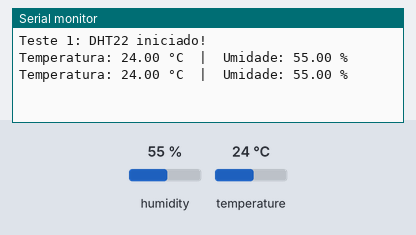
This sketch was run on a simulated Arduino Uno, built with avr-gcc and run on an emulated ATmega328P. On the bench: the last lines printed to the serial monitor. Inputs (shaded band) come from the test bench; at power-on: humidity 55 %, temperature 24 °C.

Above: at 5.8 s.
5.9 s: humidity set to 22 %
At 10.7 s:
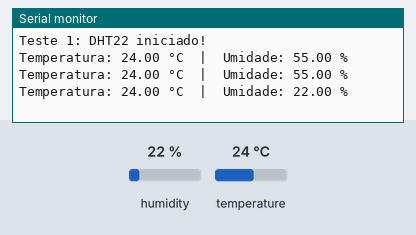
11.9 s: temperature set to 12 °C
At 16.0 s:
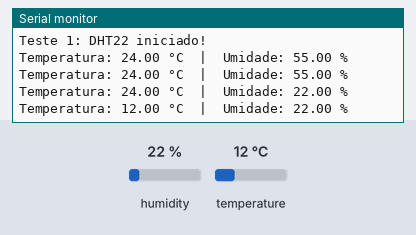
17.9 s: humidity set to 40 %
At 21.2 s:
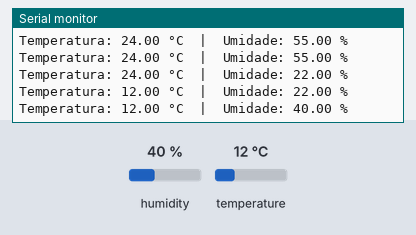
Timing chart, 0 to 22.7 s (numbered marks = the images above; inputs shaded):
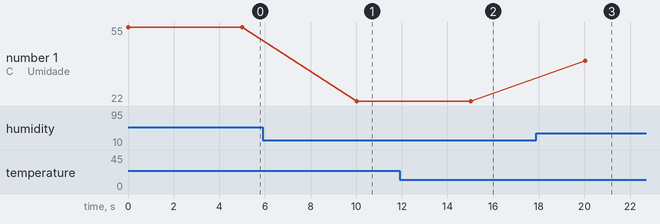

Measured:
- after the input at 5.9 s, the serial monitor: prints a new line after 4.1 s (image 1)
- after the input at 11.9 s, the serial monitor: prints a new line after 3.1 s (image 2)
- after the input at 17.9 s, the serial monitor: prints a new line after 2.1 s (image 3)
- plotted number 1: 55 → 22 after the input at 5.9 s, 22 → 40 after the input at 17.9 s

The sketch:

dht_22.ino
```cpp
#include <DHT.h>

#define DHTPIN 2
#define DHTTYPE DHT22

DHT dht(DHTPIN, DHTTYPE);

void setup() {
  Serial.begin(115200);
  dht.begin();
  Serial.println("Teste 1: DHT22 iniciado!");
}

void loop() {
  float temp = dht.readTemperature();
  float umid = dht.readHumidity();

  if (isnan(temp) || isnan(umid)) {
    Serial.println("Falha na leitura do DHT22 - verifique os fios!");
  } else {
    Serial.print("Temperatura: ");
    Serial.print(temp);
    Serial.print(" °C  |  Umidade: ");
    Serial.print(umid);
    Serial.println(" %");
  }

  delay(5000);
}

//São utilizados jumpers macho-fêmea
//Relação dos pinos
//DHT 22     --------   Arduino UNO
//VCC (+)     ------    5V (Power) fio vermelho
//GND (-)     -----      GND (Power) fio preto
//DAT          ----       2 (Digital) fio amarelo
```
